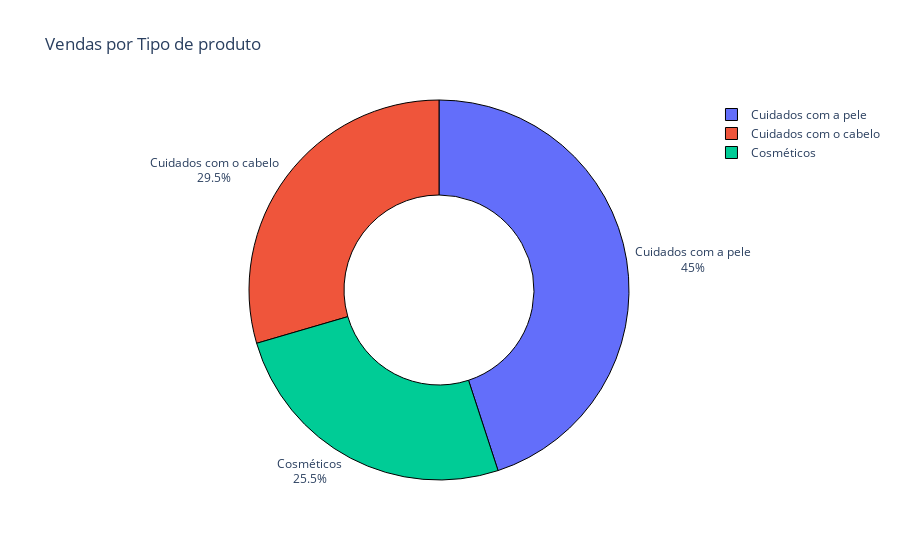

Notebook cell for this chart:
### Markdown cell above
O gráfico revela que os produtos de "Cuidados com os cabelos" têm uma sensibilidade maior ao preço, com a receita diminuindo conforme o preço aumenta, sugerindo uma maior sensibilidade ao preço pelos consumidores. Já os produtos de "Cuidados com a pele" mostram uma tendência positiva, indicando que um aumento no preço pode não apenas ser aceito pelos consumidores, mas também potencialmente aumentar a receita, refletindo uma percepção de maior valor. Os "Cosméticos" seguem uma tendência similar aos produtos de "Cuidados com os cabelos", com uma leve redução na receita à medida que o preço sobe, embora essa diminuição seja menos acentuada.

### Code cell
# Agrupando os dados por tipo de produto e somando o número de produtos vendidos
Vendas_por_Tipo_de_produto = TabcadeiaSup.groupby('Tipo de produto')['N° de produtos vendidos'].sum().reset_index()

# Criando o gráfico de rosca
pie_chart = px.pie(Vendas_por_Tipo_de_produto, 
                   values='N° de produtos vendidos', 
                   names='Tipo de produto', 
                   title='Vendas por Tipo de produto', 
                   hole=0.5, 
                   )

# Atualizando o gráfico para exibir percentuais e rótulos dentro dos setores
pie_chart.update_traces(textposition='outside', textinfo='percent+label', 
                        marker=dict(line=dict(color='#000000', width=1)))

### Figure 1 — Plotly figure (JSON) as saved in the notebook; plotly's stock layout.template omitted (floating-point values rounded to 4 significant figures)
{"data": [{"domain": {"x": [0, 1], "y": [0, 1]}, "hole": 0.5, "hovertemplate": "Tipo de produto=%{label}<br>N° de produtos vendidos=%{value}<extra></extra>", "labels": ["Cosméticos", "Cuidados com a pele", "Cuidados com o cabelo"], "legendgroup": "", "marker": {"line": {"color": "#000000", "width": 1}}, "name": "", "showlegend": true, "textinfo": "percent+label", "textposition": "outside", "type": "pie", "values": [11757, 20731, 13611]}], "layout": {"legend": {"tracegroupgap": 0}, "title": {"text": "Vendas por Tipo de produto"}}}
